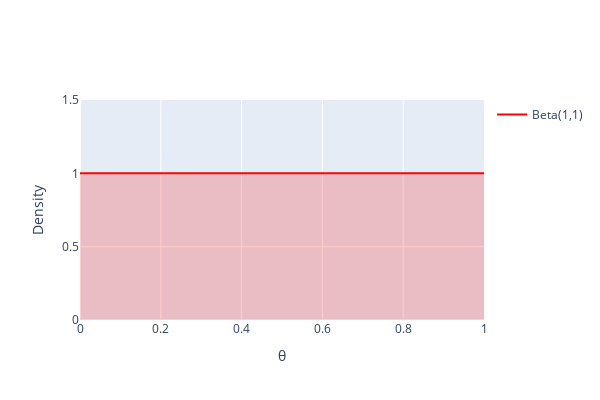

Source (notebook cell):
### Markdown cell above
In this simple example, I chose a uniform prior simply because it was easy to work with. But in practice, we often want to choose a prior that is more informative. Can we specify a valid prior that results in a posterior distribution that is simple to work with?

Taking our binomial likelihood again as an example:

$$P(\theta | n, y) \propto \theta^y (1-\theta)^{n-y}$$

we can see that it is of the general form $\theta^a (1-\theta)^b$. Thus, we are looking for a parametric distribution that describes the distribution of or uncertainty in $\theta$ that is of this general form. The **beta distribution** satisfies these criteria:

$$P(\theta | \alpha, \beta) \propto \theta^{\alpha-1} (1-\theta)^{\beta-1}$$

![](images/Beta_distribution_pdf.png)

The parameters $\alpha, \beta$ are called **hyperparameters**, and here they suggest prior information corresponding to $\alpha-1$ "successes" and $\beta-1$ failures. 

Let's go ahead and calculate the posterior distribution:

$$\begin{aligned}
P(\theta | n, y) &\propto& \theta^y (1-\theta)^{n-y} \theta^{\alpha-1} (1-\theta)^{\beta-1} \\
    &=& \theta^{y+\alpha-1} (1-\theta)^{n-y+\beta-1} \\
    &=& \text{Beta}(\alpha + y, \beta + n -y) \\
\end{aligned}$$

So, in this instance, the posterior distribution follows the same functional form as the prior. This phenomenon is referred to as **conjugacy**, whereby the beta distribution is in the conjugate family for the binomial sampling distribution.

> What is the posterior distribution when a Beta(1,1) prior is used?

### Code cell
from scipy.stats import beta

theta = np.linspace(0, 1, 100)

pdf = beta.pdf(theta, 1, 1)

go.Figure().add_trace(go.Scatter(
    x=theta, y=pdf,
    mode='lines',
    line=dict(color='red', width=2),
    name='Beta(1,1)'
)).add_trace(go.Scatter(
    x=theta, y=pdf,
    fill='tozeroy',
    fillcolor='rgba(255,0,0,0.2)',
    mode='none',
    showlegend=False
)).update_layout(
    xaxis_title='θ',
    yaxis_title='Density',
    yaxis=dict(range=[0, 1.5]),
    width=600,
    height=400
)

### Figure 1 — Plotly figure (JSON) as saved in the notebook; plotly's stock layout.template omitted (floating-point values rounded to 4 significant figures)
{"data": [{"line": {"color": "red", "width": 2}, "mode": "lines", "name": "Beta(1,1)", "type": "scatter", "x": [0.0, 0.0101, 0.0202, 0.0303, 0.0404, 0.05051, 0.06061, 0.07071, 0.08081, 0.09091, 0.101, 0.1111, 0.1212, 0.1313, 0.1414, 0.1515, 0.1616, 0.1717, 0.1818, 0.1919, 0.202, 0.2121, 0.2222, 0.2323, 0.2424, 0.2525, 0.2626, 0.2727, 0.2828, 0.2929, 0.303, 0.3131, 0.3232, 0.3333, 0.3434, 0.3535, 0.3636, 0.3737, 0.3838, 0.3939, 0.404, 0.4141, 0.4242, 0.4343, 0.4444, 0.4545, 0.4646, 0.4747, 0.4848, 0.4949, 0.5051, 0.5152, 0.5253, 0.5354, 0.5455, 0.5556, 0.5657, 0.5758, 0.5859, 0.596, 0.6061, 0.6162, 0.6263, 0.6364, 0.6465, 0.6566, 0.6667, 0.6768, 0.6869, 0.697, 0.7071, 0.7172, 0.7273, 0.7374, 0.7475, 0.7576, 0.7677, 0.7778, 0.7879, 0.798, 0.8081, 0.8182, 0.8283, 0.8384, 0.8485, 0.8586, 0.8687, 0.8788, 0.8889, 0.899, 0.9091, 0.9192, 0.9293, 0.9394, 0.9495, 0.9596, 0.9697, 0.9798, 0.9899, 1.0], "y": [1.0, 1.0, 1.0, 1.0, 1.0, 1.0, 1.0, 1.0, 1.0, 1.0, 1.0, 1.0, 1.0, 1.0, 1.0, 1.0, 1.0, 1.0, 1.0, 1.0, 1.0, 1.0, 1.0, 1.0, 1.0, 1.0, 1.0, 1.0, 1.0, 1.0, 1.0, 1.0, 1.0, 1.0, 1.0, 1.0, 1.0, 1.0, 1.0, 1.0, 1.0, 1.0, 1.0, 1.0, 1.0, 1.0, 1.0, 1.0, 1.0, 1.0, 1.0, 1.0, 1.0, 1.0, 1.0, 1.0, 1.0, 1.0, 1.0, 1.0, 1.0, 1.0, 1.0, 1.0, 1.0, 1.0, 1.0, 1.0, 1.0, 1.0, 1.0, 1.0, 1.0, 1.0, 1.0, 1.0, 1.0, 1.0, 1.0, 1.0, 1.0, 1.0, 1.0, 1.0, 1.0, 1.0, 1.0, 1.0, 1.0, 1.0, 1.0, 1.0, 1.0, 1.0, 1.0, 1.0, 1.0, 1.0, 1.0, 1.0]}, {"fill": "tozeroy", "fillcolor": "rgba(255,0,0,0.2)", "mode": "none", "showlegend": false, "type": "scatter", "x": [0.0, 0.0101, 0.0202, 0.0303, 0.0404, 0.05051, 0.06061, 0.07071, 0.08081, 0.09091, 0.101, 0.1111, 0.1212, 0.1313, 0.1414, 0.1515, 0.1616, 0.1717, 0.1818, 0.1919, 0.202, 0.2121, 0.2222, 0.2323, 0.2424, 0.2525, 0.2626, 0.2727, 0.2828, 0.2929, 0.303, 0.3131, 0.3232, 0.3333, 0.3434, 0.3535, 0.3636, 0.3737, 0.3838, 0.3939, 0.404, 0.4141, 0.4242, 0.4343, 0.4444, 0.4545, 0.4646, 0.4747, 0.4848, 0.4949, 0.5051, 0.5152, 0.5253, 0.5354, 0.5455, 0.5556, 0.5657, 0.5758, 0.5859, 0.596, 0.6061, 0.6162, 0.6263, 0.6364, 0.6465, 0.6566, 0.6667, 0.6768, 0.6869, 0.697, 0.7071, 0.7172, 0.7273, 0.7374, 0.7475, 0.7576, 0.7677, 0.7778, 0.7879, 0.798, 0.8081, 0.8182, 0.8283, 0.8384, 0.8485, 0.8586, 0.8687, 0.8788, 0.8889, 0.899, 0.9091, 0.9192, 0.9293, 0.9394, 0.9495, 0.9596, 0.9697, 0.9798, 0.9899, 1.0], "y": [1.0, 1.0, 1.0, 1.0, 1.0, 1.0, 1.0, 1.0, 1.0, 1.0, 1.0, 1.0, 1.0, 1.0, 1.0, 1.0, 1.0, 1.0, 1.0, 1.0, 1.0, 1.0, 1.0, 1.0, 1.0, 1.0, 1.0, 1.0, 1.0, 1.0, 1.0, 1.0, 1.0, 1.0, 1.0, 1.0, 1.0, 1.0, 1.0, 1.0, 1.0, 1.0, 1.0, 1.0, 1.0, 1.0, 1.0, 1.0, 1.0, 1.0, 1.0, 1.0, 1.0, 1.0, 1.0, 1.0, 1.0, 1.0, 1.0, 1.0, 1.0, 1.0, 1.0, 1.0, 1.0, 1.0, 1.0, 1.0, 1.0, 1.0, 1.0, 1.0, 1.0, 1.0, 1.0, 1.0, 1.0, 1.0, 1.0, 1.0, 1.0, 1.0, 1.0, 1.0, 1.0, 1.0, 1.0, 1.0, 1.0, 1.0, 1.0, 1.0, 1.0, 1.0, 1.0, 1.0, 1.0, 1.0, 1.0, 1.0]}], "layout": {"height": 400, "width": 600, "xaxis": {"title": {"text": "θ"}}, "yaxis": {"range": [0, 1.5], "title": {"text": "Density"}}}}
